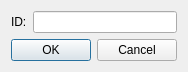
<?xml version="1.0" encoding="UTF-8"?>
<ui version="4.0">
 <class>IdDialog</class>
 <widget class="QDialog" name="IdDialog">
  <property name="geometry">
   <rect>
    <x>0</x>
    <y>0</y>
    <width>180</width>
    <height>59</height>
   </rect>
  </property>
  <property name="windowTitle">
   <string>Select ID</string>
  </property>
  <layout class="QGridLayout" name="gridLayout">
   <item row="0" column="0">
    <widget class="QLabel" name="label">
     <property name="text">
      <string>ID:</string>
     </property>
    </widget>
   </item>
   <item row="0" column="1">
    <widget class="QLineEdit" name="m_lineEdit">
     <property name="maxLength">
      <number>4</number>
     </property>
    </widget>
   </item>
   <item row="1" column="0" colspan="2">
    <widget class="QDialogButtonBox" name="buttonBox">
     <property name="orientation">
      <enum>Qt::Horizontal</enum>
     </property>
     <property name="standardButtons">
      <set>QDialogButtonBox::Cancel|QDialogButtonBox::Ok</set>
     </property>
    </widget>
   </item>
  </layout>
 </widget>
 <resources/>
 <connections>
  <connection>
   <sender>buttonBox</sender>
   <signal>accepted()</signal>
   <receiver>IdDialog</receiver>
   <slot>accept()</slot>
   <hints>
    <hint type="sourcelabel">
     <x>175</x>
     <y>44</y>
    </hint>
    <hint type="destinationlabel">
     <x>157</x>
     <y>58</y>
    </hint>
   </hints>
  </connection>
  <connection>
   <sender>buttonBox</sender>
   <signal>rejected()</signal>
   <receiver>IdDialog</receiver>
   <slot>reject()</slot>
   <hints>
    <hint type="sourcelabel">
     <x>175</x>
     <y>50</y>
    </hint>
    <hint type="destinationlabel">
     <x>179</x>
     <y>58</y>
    </hint>
   </hints>
  </connection>
 </connections>
</ui>
